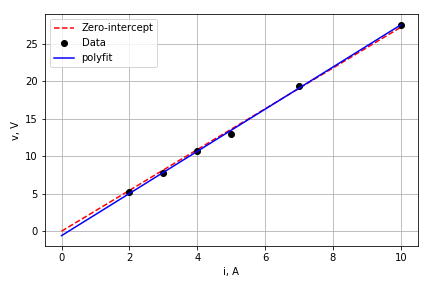

Python code for this plot:
#!/usr/bin/env python3
# -*- coding: utf-8 -*-
"""
Created on Tue Apr  7 14:27:36 2020

@author: mikekeohane
"""

import numpy as np
import matplotlib.pyplot as plt

V = [2, 3, 4, 5, 7, 10]
i = [5.2, 7.8, 10.7, 13, 19.3, 27.5]

Vmodel = np.linspace(0,10,100)

p = np.polyfit(V, i, 1)
print("p: {}".format(p))


def yfun(xe, *coefs):
    return coefs[0] * xe**1 #+ coefs[1]


# Reshape data for block matrices
Vv = np.reshape(V, (-1, 1))
iv = np.reshape(i, (-1, 1))
phi_mat = np.block([Vv**1])
pvec = np.linalg.lstsq(phi_mat, iv, rcond=None)[0]
print("pvec: {}".format(pvec))


imodel = yfun(Vmodel,pvec[0])

pmodel = p[0] * Vmodel + p[1]

i2 = np.polyval(p, 2)
print("i2: {}".format(i2))
i3 = pvec[0][0] * 3 
print("i3: {}".format(i3))


fig = plt.figure(num=1, clear=True)
ax = fig.subplots(1,1)

ax.plot(Vmodel, imodel, "r--", label="Zero-intercept")
ax.plot(V, i, "ko", label="Data")
ax.plot(Vmodel, pmodel, "b-", label="polyfit")
ax.set(ylabel='v, V', xlabel='i, A')
ax.grid(True)
ax.legend(loc="best")
fig.tight_layout()


fig.savefig("chapra_14_027.png")